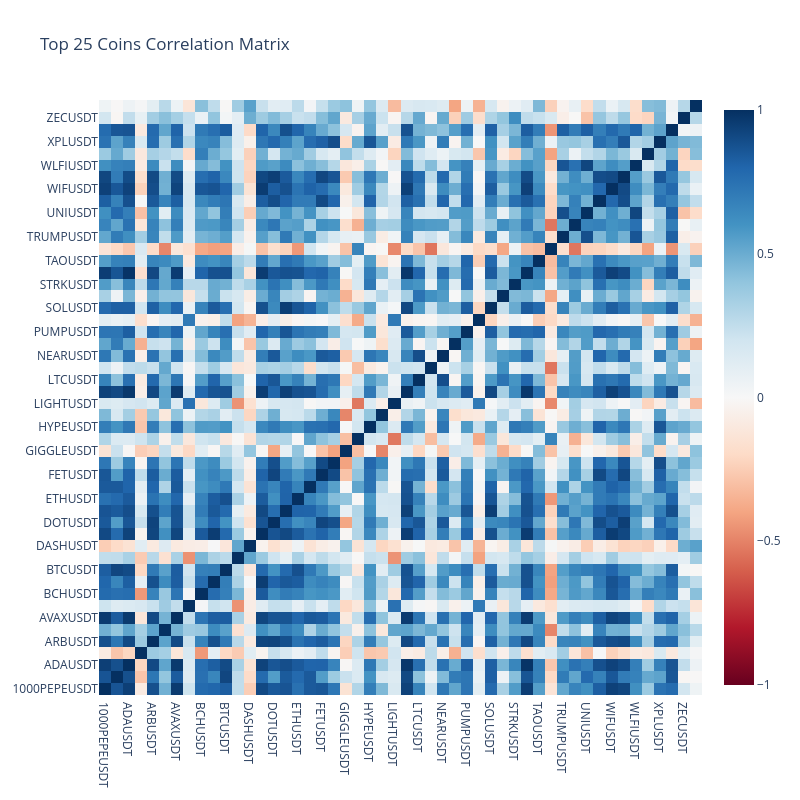

Notebook code cell kept with this figure:
### Code cell
# Calculate correlation between top 20 coins
corr_matrix = heatmap_df[heatmap_df.index.isin(weekly_volume_df.head(50)['Symbol'])].T.corr()

fig = go.Figure(go.Heatmap(
    z=corr_matrix.values,
    x=corr_matrix.columns,
    y=corr_matrix.index,
    colorscale='RdBu',
    zmin=-1,
    zmax=1
))
fig.update_layout(title='Top 25 Coins Correlation Matrix',
                 height=800,
                 width=800)
fig.show()

### Figure 1 — Plotly figure (JSON) as saved in the notebook; plotly's stock layout.template omitted (floating-point values rounded to 4 significant figures; data arrays with more than 128 entries replaced by an {"elided": "..."} marker saying what was removed)
{"data": [{"colorscale": [[0, "rgb(103,0,31)"], [0.1, "rgb(178,24,43)"], [0.2, "rgb(214,96,77)"], [0.3, "rgb(244,165,130)"], [0.4, "rgb(253,219,199)"], [0.5, "rgb(247,247,247)"], [0.6, "rgb(209,229,240)"], [0.7, "rgb(146,197,222)"], [0.8, "rgb(67,147,195)"], [0.9, "rgb(33,102,172)"], [1, "rgb(5,48,97)"]], "type": "heatmap", "x": ["1000PEPEUSDT", "AAVEUSDT", "ADAUSDT", "ALLOUSDT", "ARBUSDT", "ASTERUSDT", "AVAXUSDT", "BANANAS31USDT", "BCHUSDT", "BNBUSDT", "BTCUSDT", "CROSSUSDT", "DASHUSDT", "DOGEUSDT", "DOTUSDT", "ENAUSDT", "ETHUSDT", "FARTCOINUSDT", "FETUSDT", "FILUSDT", "GIGGLEUSDT", "GRASSUSDT", "HYPEUSDT", "ICPUSDT", "LIGHTUSDT", "LINKUSDT", "LTCUSDT", "METUSDT", "NEARUSDT", "PAXGUSDT", "PUMPUSDT", "RESOLVUSDT", "SOLUSDT", "SOONUSDT", "STRKUSDT", "SUIUSDT", "TAOUSDT", "TNSRUSDT", "TRUMPUSDT", "TRXUSDT", "UNIUSDT", "VIRTUALUSDT", "WIFUSDT", "WLDUSDT", "WLFIUSDT", "XANUSDT", "XPLUSDT", "XRPUSDT", "ZECUSDT", "ZENUSDT"], "y": ["1000PEPEUSDT", "AAVEUSDT", "ADAUSDT", "ALLOUSDT", "ARBUSDT", "ASTERUSDT", "AVAXUSDT", "BANANAS31USDT", "BCHUSDT", "BNBUSDT", "BTCUSDT", "CROSSUSDT", "DASHUSDT", "DOGEUSDT", "DOTUSDT", "ENAUSDT", "ETHUSDT", "FARTCOINUSDT", "FETUSDT", "FILUSDT", "GIGGLEUSDT", "GRASSUSDT", "HYPEUSDT", "ICPUSDT", "LIGHTUSDT", "LINKUSDT", "LTCUSDT", "METUSDT", "NEARUSDT", "PAXGUSDT", "PUMPUSDT", "RESOLVUSDT", "SOLUSDT", "SOONUSDT", "STRKUSDT", "SUIUSDT", "TAOUSDT", "TNSRUSDT", "TRUMPUSDT", "TRXUSDT", "UNIUSDT", "VIRTUALUSDT", "WIFUSDT", "WLDUSDT", "WLFIUSDT", "XANUSDT", "XPLUSDT", "XRPUSDT", "ZECUSDT", "ZENUSDT"], "z": {"elided": "50x50 float values"}, "zmax": 1, "zmin": -1}], "layout": {"height": 800, "title": {"text": "Top 25 Coins Correlation Matrix"}, "width": 800}}
